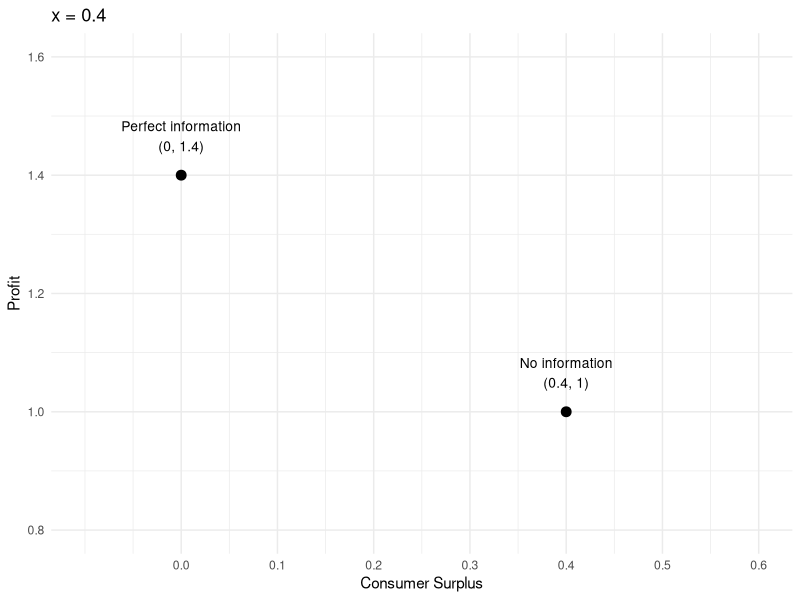
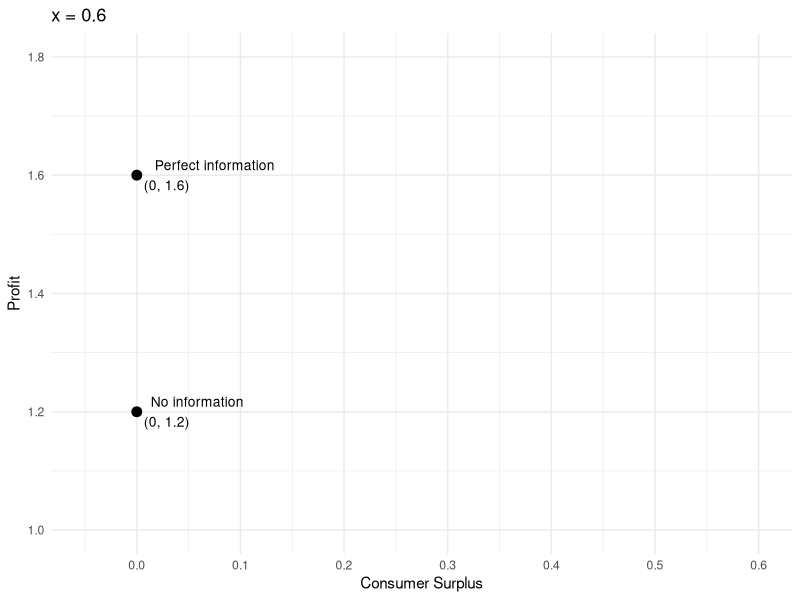
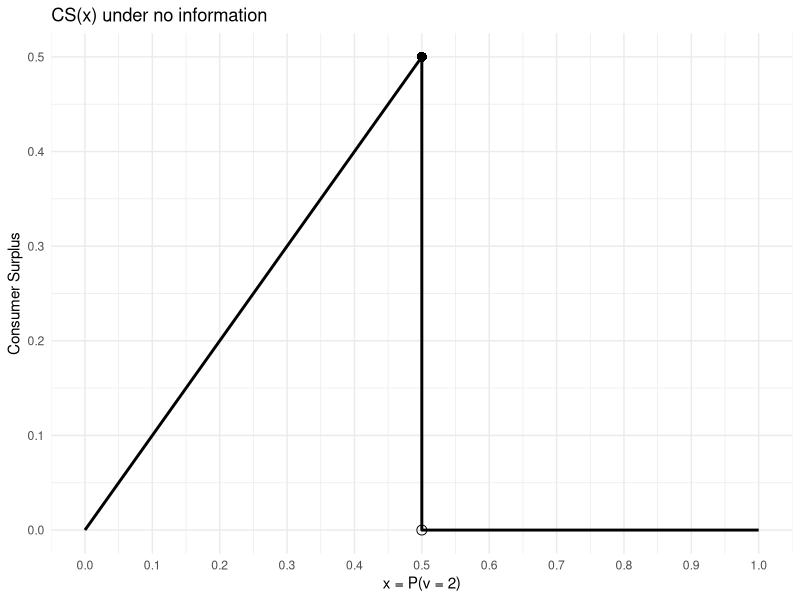
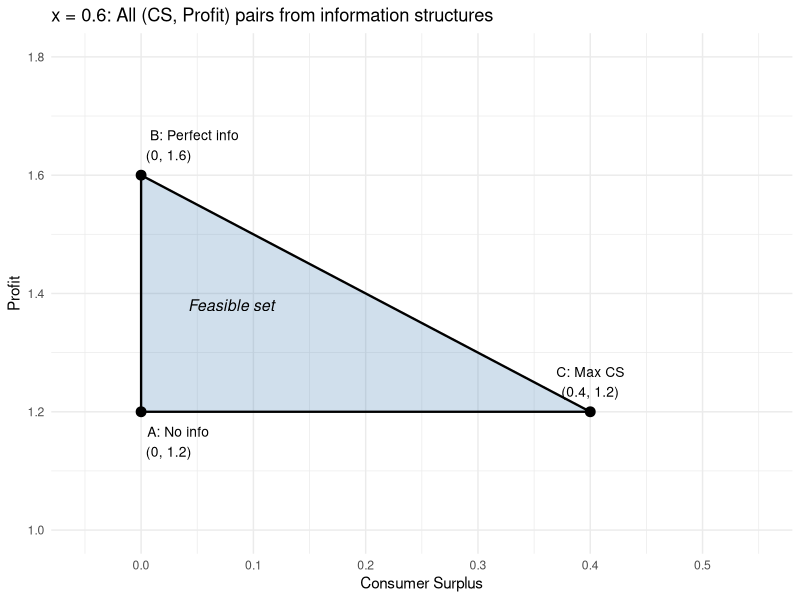

These charts were generated, in order, by the following R code:
## ---- chunk 1
#| label: part-c
#| fig-cap: "(CS, Profit) pairs for x = 0.4"
#| warning: false
#| message: false

library(ggplot2)

dpoints_c <- data.frame(
  cs = c(0.4, 0),
  profit = c(1, 1.4),
  label = c("No information\n(0.4, 1)", "Perfect information\n(0, 1.4)")
)

ggplot(dpoints_c, aes(x = cs, y = profit)) +
  geom_point(size = 3) +
  geom_text(aes(label = label), vjust = -0.8, size = 3.5) +
  scale_x_continuous(
    "Consumer Surplus",
    limits = c(-0.1, 0.6),
    breaks = seq(0, 0.6, 0.1)
  ) +
  scale_y_continuous(
    "Profit",
    limits = c(0.8, 1.6),
    breaks = seq(0.8, 1.6, 0.2)
  ) +
  theme_minimal() +
  ggtitle("x = 0.4")
## ---- chunk 2
#| label: part-d
#| fig-cap: "(CS, Profit) pairs for x = 0.6"
#| warning: false
#| message: false

dpoints_d <- data.frame(
  cs = c(0, 0),
  profit = c(1.2, 1.6),
  label = c("No information\n(0, 1.2)", "Perfect information\n(0, 1.6)")
)

ggplot(dpoints_d, aes(x = cs, y = profit)) +
  geom_point(size = 3) +
  geom_text(aes(label = label), hjust = -0.15, size = 3.5) +
  scale_x_continuous(
    "Consumer Surplus",
    limits = c(-0.05, 0.6),
    breaks = seq(0, 0.6, 0.1)
  ) +
  scale_y_continuous(
    "Profit",
    limits = c(1, 1.8),
    breaks = seq(1, 1.8, 0.2)
  ) +
  theme_minimal() +
  ggtitle("x = 0.6")
## ---- chunk 3
#| label: part-e
#| fig-cap: "Consumer surplus as a function of x (no information)"
#| warning: false
#| message: false

dcs <- data.frame(
  x = c(0, 0.5, 0.5, 1),
  cs = c(0, 0.5, 0, 0)
)

ggplot(dcs, aes(x = x, y = cs)) +
  geom_line(linewidth = 1) +
  geom_point(
    data = data.frame(x = 0.5, cs = 0.5),
    size = 3, shape = 16
  ) +
  geom_point(
    data = data.frame(x = 0.5, cs = 0),
    size = 3, shape = 1
  ) +
  scale_x_continuous("x = P(v = 2)", breaks = seq(0, 1, 0.1)) +
  scale_y_continuous("Consumer Surplus", breaks = seq(0, 0.5, 0.1)) +
  theme_minimal() +
  ggtitle("CS(x) under no information")
## ---- chunk 4
#| label: part-g
#| fig-cap: "All achievable (CS, Profit) pairs for x = 0.6"
#| warning: false
#| message: false

# Triangle vertices
dtriangle <- data.frame(
  cs = c(0, 0, 0.4, 0),
  profit = c(1.2, 1.6, 1.2, 1.2)
)

# Labelled points
dpoints_g <- data.frame(
  cs = c(0, 0, 0.4),
  profit = c(1.2, 1.6, 1.2),
  label = c(
    "A: No info\n(0, 1.2)",
    "B: Perfect info\n(0, 1.6)",
    "C: Max CS\n(0.4, 1.2)"
  )
)

ggplot() +
  geom_polygon(
    data = dtriangle, aes(x = cs, y = profit),
    fill = "steelblue", alpha = 0.25
  ) +
  geom_path(
    data = dtriangle, aes(x = cs, y = profit),
    linewidth = 0.8
  ) +
  geom_point(data = dpoints_g, aes(x = cs, y = profit), size = 3) +
  geom_text(
    data = dpoints_g, aes(x = cs, y = profit, label = label),
    vjust = c(1.5, -0.5, -0.5), hjust = c(-0.1, -0.1, 0.5),
    size = 3.5
  ) +
  annotate("text", x = 0.08, y = 1.38,
    label = "Feasible set", fontface = "italic", size = 4) +
  scale_x_continuous(
    "Consumer Surplus",
    limits = c(-0.05, 0.55),
    breaks = seq(0, 0.5, 0.1)
  ) +
  scale_y_continuous(
    "Profit",
    limits = c(1.0, 1.8),
    breaks = seq(1.0, 1.8, 0.2)
  ) +
  theme_minimal() +
  ggtitle("x = 0.6: All (CS, Profit) pairs from information structures")
